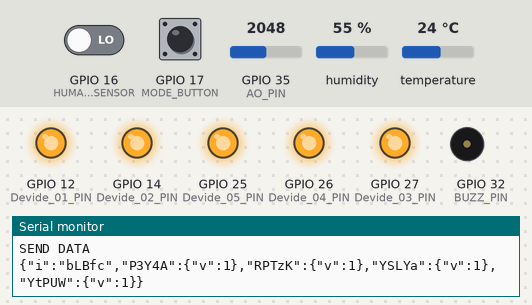
This sketch was run on a simulated ESP32. On the bench: output pins drawn as LEDs (lit = HIGH), buzzer (waves = sounding, pin HIGH), the last lines printed to the serial monitor. The test bench sets the inputs (shaded band); at power-on: GPIO 17 (MODE_BUTTON) LOW, GPIO 35 (AO_PIN) = 2048, GPIO 16 (HUMAN_SENSOR) LOW, humidity 55 %, temperature 24 °C. WiFi joins after 1.5 s; servers stay silent unless stated; random numbers use the default seed unless the sketch sets one; no MQTT or app messages arrive unless stated.

Above: at 4.7 s.
4.8 s: GPIO 17 (MODE_BUTTON) pulled HIGH for 0.2 s
At 5.5 s:
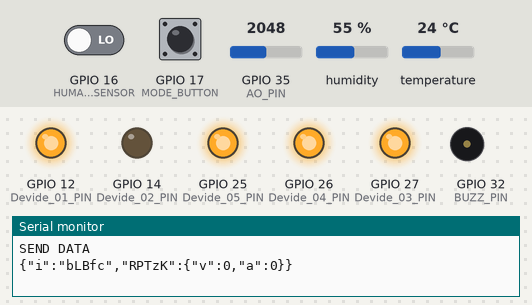
6.5 s: GPIO 35 (AO_PIN) set to 1749
8.5 s: GPIO 35 (AO_PIN) set to 1614
At 9.9 s:
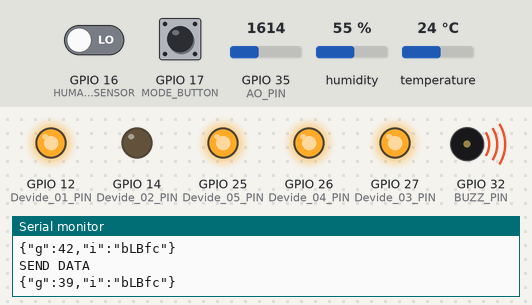
15.5 s: GPIO 17 (MODE_BUTTON) pulled HIGH for 1 s
At 16.2 s:
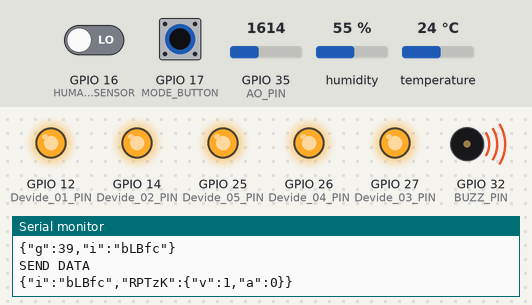
Timing chart, 0 to 18.5 s (numbered marks = the images above; inputs shaded):
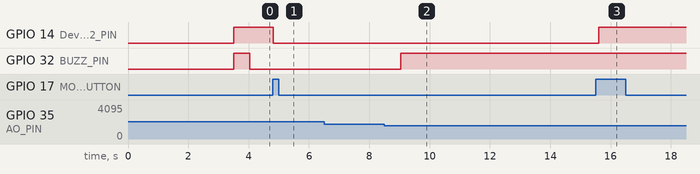

Measured:
- the behaviour switches between 1679 and 1678 on GPIO 35 (AO_PIN) (found by bisection; images 1 and 2)
- after the input at 4.8 s, GPIO 14 (Devide_02_PIN): HIGH → LOW at once
- after the input at 8.5 s, GPIO 32 (BUZZ_PIN): LOW → HIGH after 0.55 s
- after the input at 15.5 s, GPIO 14 (Devide_02_PIN): LOW → HIGH after 0.11 s

The sketch:

rtos_project.ino
```cpp
#include <WiFiClientSecure.h>
#include <PubSubClient.h>
#include <ArduinoJson.h>
#include <Adafruit_Sensor.h>
#include <DHT.h>
#include <DHT_U.h>
#include <ArduinoJson.h>

//Define WiFi
#define ssid "test"
#define password "12345678"

#define mqtt_server "1ca9ad83643c4e22b4a2f8e80836f03c.s1.eu.hivemq.cloud"
#define mqtt_username "kit2512"
#define mqtt_password "Ohio@2022"
#define mqtt_port 8883
#define command1_topic "mqtt"
#define commandcontrol_topic "control_house_bLBfc"
#define request_data_topic = "request_data"
#define MSG_BUFFER_SIZE 4000

#define GAS_MIN 40
#define TEMP_MIN 35

// define previous value
int prevHumidity = -1;
int prevTemperature = -1;
int prevGas = -1;
int prevMode = -1;
int humanDetect = -1;
int prevDeviceStates[6] = { -1, -1, -1, -1, -1, -1 };

SemaphoreHandle_t xSemaphore;

const char* Home_UID = "bLBfc";

const char* Pump_UID = "P3Y4A";
// relay 1 - fan
#define Devide_01_PIN 12
// relay 2
const char* Led1_UID = "RPTzK";
#define Devide_02_PIN 14

const char* Led2_UID = "YSLYa";
#define Devide_03_PIN 27

const char* Led3_UID = "5BAWs";
#define Devide_04_PIN 26

const char* Fan_UID = "YtPUW";
#define Devide_05_PIN 25

const int devidePin[] = { 12, 14, 27, 26, 25 };
const int numdevide = sizeof(devidePin) / sizeof(devidePin[0]);

/* DHT11 ==> Humi and Temperature  */
#define DHTPIN 15      // Digital pin connected to the DHT sensor
#define DHTTYPE DHT22  // DHT 22 (AM2302)
/* Gas Sensor Pin */
#define AO_PIN 35
#define BUZZ_PIN 32
#define HUMAN_SENSOR 16
#define MODE_BUTTON 17

DHT dht(DHTPIN, DHTTYPE);

//===========================
static const char* root_ca PROGMEM = R"EOF(
-----BEGIN CERTIFICATE-----
MIIFazCCA1OgAwIBAgIRAIIQz7DSQONZRGPgu2OCiwAwDQYJKoZIhvcNAQELBQAw
TzELMAkGA1UEBhMCVVMxKTAnBgNVBAoTIEludGVybmV0IFNlY3VyaXR5IFJlc2Vh
cmNoIEdyb3VwMRUwEwYDVQQDEwxJU1JHIFJvb3QgWDEwHhcNMTUwNjA0MTEwNDM4
WhcNMzUwNjA0MTEwNDM4WjBPMQswCQYDVQQGEwJVUzEpMCcGA1UEChMgSW50ZXJu
ZXQgU2VjdXJpdHkgUmVzZWFyY2ggR3JvdXAxFTATBgNVBAMTDElTUkcgUm9vdCBY
MTCCAiIwDQYJKoZIhvcNAQEBBQADggIPADCCAgoCggIBAK3oJHP0FDfzm54rVygc
h77ct984kIxuPOZXoHj3dcKi/vVqbvYATyjb3miGbESTtrFj/RQSa78f0uoxmyF+
0TM8ukj13Xnfs7j/EvEhmkvBioZxaUpmZmyPfjxwv60pIgbz5MDmgK7iS4+3mX6U
A5/TR5d8mUgjU+g4rk8Kb4Mu0UlXjIB0ttov0DiNewNwIRt18jA8+o+u3dpjq+sW
T8KOEUt+zwvo/7V3LvSye0rgTBIlDHCNAymg4VMk7BPZ7hm/ELNKjD+Jo2FR3qyH
B5T0Y3HsLuJvW5iB4YlcNHlsdu87kGJ55tukmi8mxdAQ4Q7e2RCOFvu396j3x+UC
B5iPNgiV5+I3lg02dZ77DnKxHZu8A/lJBdiB3QW0KtZB6awBdpUKD9jf1b0SHzUv
KBds0pjBqAlkd25HN7rOrFleaJ1/ctaJxQZBKT5ZPt0m9STJEadao0xAH0ahmbWn
OlFuhjuefXKnEgV4We0+UXgVCwOPjdAvBbI+e0ocS3MFEvzG6uBQE3xDk3SzynTn
jh8BCNAw1FtxNrQHusEwMFxIt4I7mKZ9YIqioymCzLq9gwQbooMDQaHWBfEbwrbw
qHyGO0aoSCqI3Haadr8faqU9GY/rOPNk3sgrDQoo//fb4hVC1CLQJ13hef4Y53CI
rU7m2Ys6xt0nUW7/vGT1M0NPAgMBAAGjQjBAMA4GA1UdDwEB/wQEAwIBBjAPBgNV
HRMBAf8EBTADAQH/MB0GA1UdDgQWBBR5tFnme7bl5AFzgAiIyBpY9umbbjANBgkq
hkiG9w0BAQsFAAOCAgEAVR9YqbyyqFDQDLHYGmkgJykIrGF1XIpu+ILlaS/V9lZL
ubhzEFnTIZd+50xx+7LSYK05qAvqFyFWhfFQDlnrzuBZ6brJFe+GnY+EgPbk6ZGQ
3BebYhtF8GaV0nxvwuo77x/Py9auJ/GpsMiu/X1+mvoiBOv/2X/qkSsisRcOj/KK
NFtY2PwByVS5uCbMiogziUwthDyC3+6WVwW6LLv3xLfHTjuCvjHIInNzktHCgKQ5
ORAzI4JMPJ+GslWYHb4phowim57iaztXOoJwTdwJx4nLCgdNbOhdjsnvzqvHu7Ur
TkXWStAmzOVyyghqpZXjFaH3pO3JLF+l+/+sKAIuvtd7u+Nxe5AW0wdeRlN8NwdC
jNPElpzVmbUq4JUagEiuTDkHzsxHpFKVK7q4+63SM1N95R1NbdWhscdCb+ZAJzVc
oyi3B43njTOQ5yOf+1CceWxG1bQVs5ZufpsMljq4Ui0/1lvh+wjChP4kqKOJ2qxq
4RgqsahDYVvTH9w7jXbyLeiNdd8XM2w9U/t7y0Ff/9yi0GE44Za4rF2LN9d11TPA
mRGunUHBcnWEvgJBQl9nJEiU0Zsnvgc/ubhPgXRR4Xq37Z0j4r7g1SgEEzwxA57d
emyPxgcYxn/eR44/KJ4EBs+lVDR3veyJm+kXQ99b21/+jh5Xos1AnX5iItreGCc=
-----END CERTIFICATE-----
)EOF";


//==========================================
// DUAL CORE SETUP
TaskHandle_t Task1;
TaskHandle_t Task2;
TaskHandle_t Task3;
TaskHandle_t Task4;
int lastButtonState = LOW;
int mode = 0;
int auto_server = -1;

// Declare Variable
WiFiClientSecure espClient;
PubSubClient client(espClient);
char msg[MSG_BUFFER_SIZE];
unsigned long count = 0;

/*=======================================================================================*/

void callback(char* topic, byte* message, unsigned int length);
void publishMessage(const char* topic, String payload, boolean retained);
void reconnect();

/*=======================================================================================*/

void setup_wifi();
void setup_devide();
void setupcore();


void setup() {
  Serial.begin(115200);
  setup_wifi();
  espClient.setCACert(root_ca);
  client.setServer(mqtt_server, mqtt_port);
  client.setCallback(callback);
  client.subscribe(commandcontrol_topic);

  // Khởi tạo Semaphore
  xSemaphore = xSemaphoreCreateBinary();
  xSemaphoreGive(xSemaphore);  // Khởi đầu semaphore ở trạng thái "được nhận"

  setupcore();
  setup_devide();
  dht.begin();

  pinMode(BUZZ_PIN, OUTPUT_OPEN_DRAIN);
  pinMode(HUMAN_SENSOR, INPUT);

  digitalWrite(BUZZ_PIN, 1);
}

void loop() {
}

/*=========================================================================================*/
//Task1code:
void Task1code(void* pvParameters) {
  Serial.print("Task1 running on core ");
  Serial.println(xPortGetCoreID());

  for (;;) {
    if (!client.connected()) reconnect();
    client.loop();
    vTaskDelay(500);
  }
}
//Task3code:
void Task3code(void* pvParameters) {
  Serial.print("Task3 running on core ");
  Serial.println(xPortGetCoreID());

  for (;;) {
    int pirState = digitalRead(HUMAN_SENSOR);
    if (auto_server == 1)
      if (pirState == HIGH) {
        digitalWrite(Devide_02_PIN, 0);
      } else {
        digitalWrite(Devide_02_PIN, 1);
      }
    vTaskDelay(200);
  }
}
//Task4code:
void Task4code(void* pvParameters) {
  Serial.print("Task4 running on core ");
  Serial.println(xPortGetCoreID());

  for (;;) {
    int buttonState = digitalRead(MODE_BUTTON);

    // Detect transition from LOW to HIGH
    if (lastButtonState == LOW && buttonState == HIGH) {
      mode = 0;
      auto_server = 0;
      int led1_value = digitalRead(Devide_02_PIN);
      digitalWrite(Devide_02_PIN, !led1_value);
    }

    // Save the current button state as the last state for next iteration
    lastButtonState = buttonState;

    vTaskDelay(200);  // Task delay in milliseconds
  }
}

//Task2code:
void Task2code(void* pvParameters) {
  Serial.print("Task2 running on core ");
  Serial.println(xPortGetCoreID());

  for (;;) {
    if (xSemaphoreTake(xSemaphore, portMAX_DELAY) == pdTRUE) {
      int humidity = readHumidity();
      int temperature = readTemperature();
      int gas = convertToPercentage();

      if (isnan(humidity) || isnan(temperature)) {
        Serial.println(F("Failed to read from DHT sensor!"));
      }

      // Create a JSON document
      StaticJsonDocument<1000> doc;
      if (humidity != prevHumidity)
        doc["h"] = humidity;
      if (temperature != prevTemperature)
        doc["t"] = temperature;
      if (gas != prevGas)
        doc["g"] = gas;
      // home_id
      doc["i"] = Home_UID;

      int pump_value = digitalRead(Devide_01_PIN);
      if ((pump_value != prevDeviceStates[0])) {
        JsonObject pump_data = doc.createNestedObject(Pump_UID);
        pump_data["v"] = pump_value;
      }


      int led1_value = digitalRead(Devide_02_PIN);
      if ((led1_value != prevDeviceStates[1]) || (mode != prevDeviceStates[5])) {
        JsonObject led1_data = doc.createNestedObject(Led1_UID);
        led1_data["v"] = led1_value;
        led1_data["a"] = auto_server;
      }

      int led2_value = digitalRead(Devide_03_PIN);
      if ((led2_value != prevDeviceStates[2])) {
        JsonObject led2_data = doc.createNestedObject(Led1_UID);
        led2_data["v"] = led2_value;
      }

      int led3_value = digitalRead(Devide_04_PIN);
      if ((led3_value != prevDeviceStates[3])) {
        JsonObject led3_data = doc.createNestedObject(Led2_UID);
        led3_data["v"] = led3_value;
      }

      int fan_value = digitalRead(Devide_04_PIN);
      if ((fan_value != prevDeviceStates[4])) {
        JsonObject fan_data = doc.createNestedObject(Fan_UID);
        fan_data["v"] = fan_value;
      }


      int deviceStates[6];
      deviceStates[0] = pump_value;
      deviceStates[1] = led1_value;
      deviceStates[2] = led2_value;
      deviceStates[3] = led3_value;
      deviceStates[4] = fan_value;
      deviceStates[5] = mode;

      // Check if values have changed
      bool hasChanged = (humidity != prevHumidity) || (temperature != prevTemperature) || (gas != prevGas) || (mode != prevMode);
      for (int i = 0; i < 6; i++) {
        if (deviceStates[i] != prevDeviceStates[i]) {
          hasChanged = true;
          break;
        }
      }

      if (hasChanged) {
        prevHumidity = humidity;
        prevTemperature = temperature;
        prevGas = gas;
        prevMode = auto_server;
        for (int i = 0; i < 6; i++) {
          prevDeviceStates[i] = deviceStates[i];
        }
        // Serialize JSON to string and print it

        serializeJson(doc, msg);
        Serial.println("SEND DATA");
        Serial.println(msg);
        publishMessage(command1_topic, msg, true);
      }
      vTaskDelay(1000);
      xSemaphoreGive(xSemaphore);
    }
  }
}
/*=========================================================================================*/

void setupcore() {
  //create a task that will be executed in the Task1code() function, with priority 1 and executed on core 0
  xTaskCreatePinnedToCore(
    Task1code, /* Task function. */
    "Task1",   /* name of task. */
    10000,     /* Stack size of task */
    NULL,      /* parameter of the task */
    1,         /* priority of the task */
    &Task1,    /* Task handle to keep track of created task */
    0);        /* pin task to core 0 */
  vTaskDelay(500);

  //create a task that will be executed in the Task2code() function, with priority 1 and executed on core 1
  xTaskCreatePinnedToCore(
    Task2code, /* Task function. */
    "Task2",   /* name of task. */
    10000,     /* Stack size of task */
    NULL,      /* parameter of the task */
    1,         /* priority of the task */
    &Task2,    /* Task handle to keep track of created task */
    1);        /* pin task to core 1 */
  vTaskDelay(500);
  //create a task that will be executed in the Task2code() function, with priority 1 and executed on core 1
  xTaskCreatePinnedToCore(
    Task3code, /* Task function. */
    "Task3",   /* name of task. */
    10000,     /* Stack size of task */
    NULL,      /* parameter of the task */
    1,         /* priority of the task */
    &Task3,    /* Task handle to keep track of created task */
    1);        /* pin task to core 1 */
  vTaskDelay(500);
  xTaskCreatePinnedToCore(
    Task4code, /* Task function. */
    "Task4",   /* name of task. */
    10000,     /* Stack size of task */
    NULL,      /* parameter of the task */
    1,         /* priority of the task */
    &Task4,    /* Task handle to keep track of created task */
    0);        /* pin task to core 1 */
  vTaskDelay(500);
}


/*=========================================================================================*/
void setup_wifi() {
  delay(10);
  Serial.print("\nConnecting to ");
  Serial.println(ssid);

  WiFi.mode(WIFI_STA);
  WiFi.begin(ssid, password);

  while (WiFi.status() != WL_CONNECTED) {
    delay(500);
    Serial.print(".");
  }
  randomSeed(micros());
  Serial.println("\nWiFi connected\nIP address: ");
  Serial.println(WiFi.localIP());
}

/*=========================================================================================*/
void setup_devide() {
  for (int i = 0; i < numdevide; i++) {
    pinMode(devidePin[i], OUTPUT);
    digitalWrite(devidePin[i], HIGH);
  }
}
/*=========================================================================================*/
void callback(char* topic, byte* message, unsigned int length) {
  if (xSemaphoreTake(xSemaphore, portMAX_DELAY) == pdTRUE) {
    if (strcmp(topic, commandcontrol_topic) == 0) {
      Serial.print("Message arrived on topic: ");
      Serial.print(topic);
      Serial.print(". Message: ");
      String messageTemp;

      for (int i = 0; i < length; i++) {
        // Serial.print((char)message[i]);
        messageTemp += (char)message[i];
      }

      Serial.println(messageTemp);
      DynamicJsonDocument doc(2000);
      DeserializationError error = deserializeJson(doc, messageTemp);
      // Test if parsing succeeds
      if (error) {
        Serial.print(F("deserializeJson() failed: "));
        Serial.println(error.f_str());
        return;
      }
      // Extract values and print them
      // Iterate through the JSON object
      for (JsonPair kv : doc.as<JsonObject>()) {
        const char* key = kv.key().c_str();
        int v = kv.value()["v"];
        int a = kv.value()["a"];
        if (strcmp(key, Led1_UID) == 0) {
          Serial.print("LED 1 ");
          Serial.print("v: ");
          Serial.print(v);
          Serial.print(", a: ");
          Serial.println(a);
          if (a == 1) {
            auto_server = 1;
            digitalWrite(Devide_02_PIN, v);
            Serial.println("AUTO DETECTED ON ");
          } else {
            auto_server = 0;
            digitalWrite(Devide_02_PIN, v);
            Serial.println("AUTO DETECTED OFF");
          }
          digitalWrite(Devide_02_PIN, v);
        }
        if (strcmp(key, Pump_UID) == 0) {
          Serial.print("Pump 1 ");
          Serial.print("v: ");
          Serial.print(v);
          Serial.print(", a: ");
          Serial.println(a);
          if (a == 0) {
            // Serial.println("AUTO DETECTED ");
          }
          digitalWrite(Devide_01_PIN, v);
        }
        if (strcmp(key, Led2_UID) == 0) {
          Serial.print("LED 2 ");
          Serial.print("v: ");
          Serial.print(v);
          Serial.print(", a: ");
          Serial.println(a);
          if (a == 0) {
            // Serial.println("AUTO DETECTED ");
          }
          digitalWrite(Devide_03_PIN, v);
        }
        if (strcmp(key, Led3_UID) == 0) {
          Serial.print("LED 3");
          Serial.print(" v: ");
          Serial.print(v);
          Serial.print(", a: ");
          Serial.println(a);
          if (a == 0) {
            // Serial.println("AUTO DETECTED ");
          }
          digitalWrite(Devide_04_PIN, v);
        }
        if (strcmp(key, Fan_UID) == 0) {
          Serial.print("FAN ");
          Serial.print("v: ");
          Serial.print(v);
          Serial.print(", a: ");
          Serial.println(a);
          if (a == 0) {
            // Serial.println("AUTO DETECTED ");
          }
          digitalWrite(Devide_05_PIN, v);
        }
      }

      // digitalWrite(Devide_01_PIN, pump_value);
      // digitalWrite(, );
      // digitalWrite(Devide_04_PIN, led3_value);
      // digitalWrite(Devide_05_PIN, fan_value);
    }
    xSemaphoreGive(xSemaphore);
  }
}

/*=========================================================================================*/
void publishMessage(const char* topic, String payload, boolean retained) {
  client.publish(topic, payload.c_str(), true);

  // Serial.println("Message publised [" + String(topic) + "]: " + payload);
}
/*=========================================================================================*/
void reconnect() {
  // Loop until we're reconnected
  while (!client.connected()) {
    Serial.print("Attempting MQTT connection...");
    String clientId = "ESP32-";  // Create a random client ID
    clientId += String(random(0xffff), HEX);
    // Attempt to connect
    if (client.connect(clientId.c_str(), mqtt_username, mqtt_password)) {
      Serial.println("connected");
      client.subscribe(command1_topic);        // subscribe the topics here
      client.subscribe(commandcontrol_topic);  // subscribe the topics here

    } else {
      Serial.print("failed, rc=");
      Serial.print(client.state());
      Serial.println(" try again in 5 seconds");  // Wait 5 seconds before retrying
      vTaskDelay(5000);
    }
  }
}


// Function to read humidity
float readHumidity() {
  float h = dht.readHumidity();
  if (isnan(h)) {
    Serial.println(F("Failed to read humidity from DHT sensor!"));
    return NAN;
  }
  return h;
}

// Function to read temperature in Celsius
int readTemperature() {
  float t = dht.readTemperature();
  if (isnan(t)) {
    Serial.println(F("Failed to read temperature from DHT sensor!"));
    return NAN;
  }
  return (int)t;
}

float convertToPercentage() {

  int gasValue = analogRead(AO_PIN);
  float voltage = gasValue * (5.0 / 4095.0);  // Convert ADC reading to voltage (assuming 5V range)
  int percentage;

  // Example conversion (adjust as per your sensor datasheet)

  percentage = map(gasValue, 0, 4095, 0, 100);  // Map ADC reading to 0-100%
  if (percentage > GAS_MIN) {
    digitalWrite(BUZZ_PIN, 0);
  } else {
    digitalWrite(BUZZ_PIN, 1);
  }
  return percentage;
}
```
